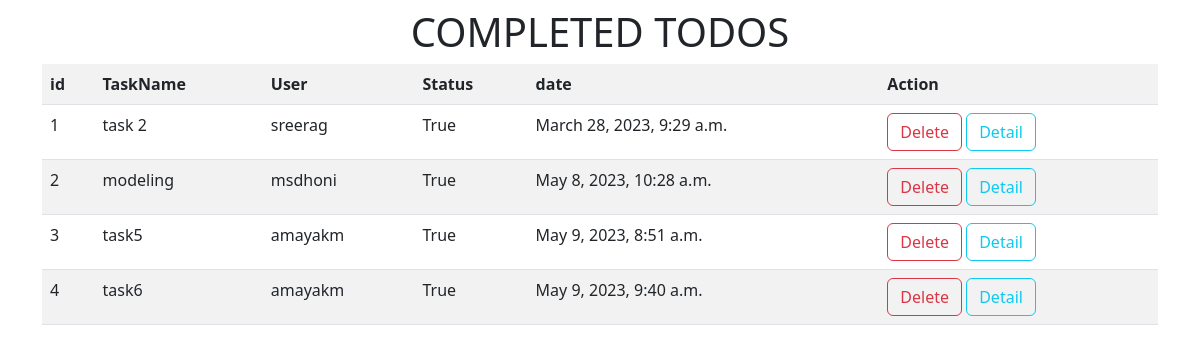
The app's page /todo/compete/ with its own data.
### tasks/models.py (models this page shows, shortened)
class Todos(models.Model):
    task_name=models.CharField(max_length=200)
    user=models.ForeignKey(User,on_delete=models.CASCADE)
    status=models.BooleanField(default=False)
    date=models.DateTimeField(auto_now_add=True)

### tasks/views.py (the view)
# urls.py: path('todo/compete/',views.TodoFinishView.as_view(),name='todo-finish'),
class TodoFinishView(View):
    def get(self,request,*args,**kwargs):
        qs=Todos.objects.filter(status=True)
        return render(request,'todo-complete.html',{"todos":qs})

### tasks/templates/todo-complete.html (shortened to what this page needs)
<!DOCTYPE html>
<html lang="en">
<head>
    <link href="https://cdn.jsdelivr.net/npm/bootstrap@5.3.0-alpha1/dist/css/bootstrap.min.css" rel="stylesheet"></head>
<body>
    <div class="container">
        <h1 class="text-center mb-2 mt-2">COMPLETED TODOS</h1>
        <table class="table table-striped">
            <tr>
                <th>id</th>
                <th>TaskName</th>
                <th>User</th>
                <th>Status</th>
                <th>date</th>
                <th>Action</th>
            </tr>
            {%for t in todos%}
                <tr>
                    <td>{{forloop.counter}}</td>
                    <td>{{t.task_name}}</td>
                    <td>{{t.user}}</td>
                    <td>{{t.status}}</td>
                    <td>{{t.date}}</td>
                    <td><a href="{% url 'todo-delete' t.id %}" class="btn btn-outline-danger">Delete</a>
                    <a href="{% url 'todo-detail' t.id %}" class="btn btn-outline-info">Detail</a>
                </tr>
            {%endfor%}
        </table>
    </div>
</body>
</html>

### records on screen
Todos: task_name "task 2", user "sreerag", status "True", date "March 28, 2023, 9:29 a.m."
Todos: task_name "modeling", user "msdhoni", status "True", date "May 8, 2023, 10:28 a.m."
Todos: task_name "task5", user "amayakm", status "True", date "May 9, 2023, 8:51 a.m."
Todos: task_name "task6", user "amayakm", status "True", date "May 9, 2023, 9:40 a.m."
